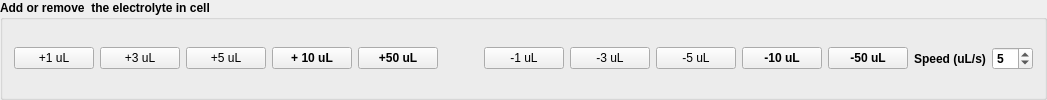
            <widget class="QGroupBox" name="groupBox">
             <property name="sizePolicy">
              <sizepolicy hsizetype="Fixed" vsizetype="Preferred">
               <horstretch>0</horstretch>
               <verstretch>0</verstretch>
              </sizepolicy>
             </property>
             <property name="font">
              <font>
               <weight>75</weight>
               <bold>true</bold>
              </font>
             </property>
             <property name="title">
              <string>Add or remove  the electrolyte in cell </string>
             </property>
             <layout class="QHBoxLayout" name="horizontalLayout_11">
              <item>
               <widget class="QPushButton" name="pushButton_add_1ul">
                <property name="sizePolicy">
                 <sizepolicy hsizetype="Fixed" vsizetype="Fixed">
                  <horstretch>0</horstretch>
                  <verstretch>0</verstretch>
                 </sizepolicy>
                </property>
                <property name="font">
                 <font>
                  <weight>50</weight>
                  <bold>false</bold>
                 </font>
                </property>
                <property name="text">
                 <string>+1 uL</string>
                </property>
               </widget>
              </item>
              <item>
               <widget class="QPushButton" name="pushButton_add_3ul">
                <property name="sizePolicy">
                 <sizepolicy hsizetype="Fixed" vsizetype="Fixed">
                  <horstretch>0</horstretch>
                  <verstretch>0</verstretch>
                 </sizepolicy>
                </property>
                <property name="font">
                 <font>
                  <weight>50</weight>
                  <bold>false</bold>
                 </font>
                </property>
                <property name="text">
                 <string>+3 uL</string>
                </property>
               </widget>
              </item>
              <item>
               <widget class="QPushButton" name="pushButton_add_5ul">
                <property name="sizePolicy">
                 <sizepolicy hsizetype="Fixed" vsizetype="Fixed">
                  <horstretch>0</horstretch>
                  <verstretch>0</verstretch>
                 </sizepolicy>
                </property>
                <property name="font">
                 <font>
                  <weight>50</weight>
                  <bold>false</bold>
                 </font>
                </property>
                <property name="text">
                 <string>+5 uL</string>
                </property>
               </widget>
              </item>
              <item>
               <widget class="QPushButton" name="pushButton_add_10ul">
                <property name="text">
                 <string>+ 10 uL</string>
                </property>
               </widget>
              </item>
              <item>
               <widget class="QPushButton" name="pushButton_add_50ul">
                <property name="text">
                 <string>+50 uL</string>
                </property>
               </widget>
              </item>
              <item>
               <spacer name="horizontalSpacer_4">
                <property name="orientation">
                 <enum>Qt::Horizontal</enum>
                </property>
                <property name="sizeHint" stdset="0">
                 <size>
                  <width>40</width>
                  <height>20</height>
                 </size>
                </property>
               </spacer>
              </item>
              <item>
               <widget class="QPushButton" name="pushButton_remove_1ul">
                <property name="sizePolicy">
                 <sizepolicy hsizetype="Fixed" vsizetype="Fixed">
                  <horstretch>0</horstretch>
                  <verstretch>0</verstretch>
                 </sizepolicy>
                </property>
                <property name="font">
                 <font>
                  <weight>50</weight>
                  <bold>false</bold>
                 </font>
                </property>
                <property name="text">
                 <string>-1 uL</string>
                </property>
               </widget>
              </item>
              <item>
               <widget class="QPushButton" name="pushButton_remove_3ul">
                <property name="sizePolicy">
                 <sizepolicy hsizetype="Fixed" vsizetype="Fixed">
                  <horstretch>0</horstretch>
                  <verstretch>0</verstretch>
                 </sizepolicy>
                </property>
                <property name="font">
                 <font>
                  <weight>50</weight>
                  <bold>false</bold>
                 </font>
                </property>
                <property name="text">
                 <string>-3 uL</string>
                </property>
               </widget>
              </item>
              <item>
               <widget class="QPushButton" name="pushButton_remove_5ul">
                <property name="sizePolicy">
                 <sizepolicy hsizetype="Fixed" vsizetype="Fixed">
                  <horstretch>0</horstretch>
                  <verstretch>0</verstretch>
                 </sizepolicy>
                </property>
                <property name="font">
                 <font>
                  <weight>50</weight>
                  <bold>false</bold>
                 </font>
                </property>
                <property name="text">
                 <string>-5 uL</string>
                </property>
               </widget>
              </item>
              <item>
               <widget class="QPushButton" name="pushButton_remove_10ul">
                <property name="text">
                 <string>-10 uL</string>
                </property>
               </widget>
              </item>
              <item>
               <widget class="QPushButton" name="pushButton_remove_50ul">
                <property name="text">
                 <string>-50 uL</string>
                </property>
               </widget>
              </item>
              <item>
               <widget class="QLabel" name="label_3">
                <property name="text">
                 <string>Speed (uL/s)</string>
                </property>
               </widget>
              </item>
              <item>
               <widget class="QSpinBox" name="spinBox_speed">
                <property name="value">
                 <number>5</number>
                </property>
               </widget>
              </item>
             </layout>
            </widget>
